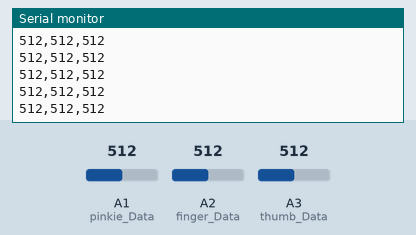
The sketch below on a simulated Arduino Uno, built with avr-gcc and run on an emulated ATmega328P. Parts: the last lines printed to the serial monitor. The inputs (shaded band) are chosen by the test bench; at power-on: A2 (finger_Data) = 512, A1 (pinkie_Data) = 512, A3 (thumb_Data) = 512.

Above: at 3.2 s.
3.3 s: A2 (finger_Data) set to 988
At 3.36 s:
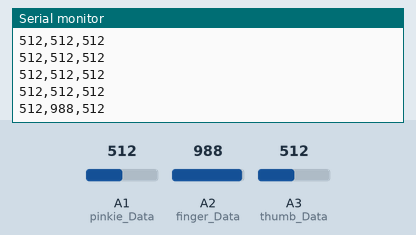
6.3 s: A2 (finger_Data) set to 1012
At 6.31 s:
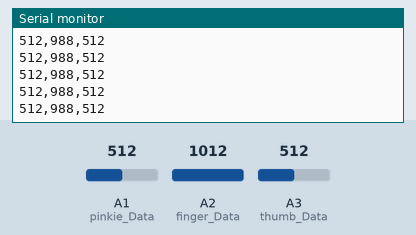
Timing chart, 0 to 9.3 s (numbered marks = the images above; inputs shaded):
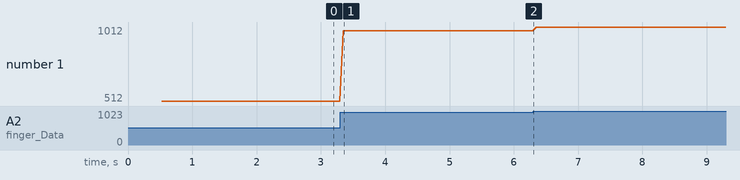

Measured:
- after the input at 3.3 s, the serial monitor: prints a new line after 0.05 s (image 1)
- plotted number 1: 512 → 988 after the input at 3.3 s, 988 → 1012 after the input at 6.3 s

The sketch:

finger_senseor_calibration.ino
```cpp
#include <Wire.h>

// Flex sensor analog pins
const int pinkie_Data = A1;
const int finger_Data = A2;
const int thumb_Data = A3;

// Sensor readings
int pinkie = 0;
int finger = 0;
int thumb = 0;

// Calibration values (adjust as needed)
int thumb_high = 960;
int thumb_low = 870;
int finger_high = 915;
int finger_low = 827;
int pinkie_high = 950;
int pinkie_low = 850;

int response_time = 50;  // sampling delay (ms) — faster plot, smaller delay

void setup() {
  Serial.begin(9600);   // faster baud for smooth plot
  delay(500);
  Serial.println("thumb,finger,pinkie"); // column labels for Serial Plotter
}

void loop() {
  // Read sensor values
  pinkie = analogRead(pinkie_Data);
  finger = analogRead(finger_Data);
  thumb = analogRead(thumb_Data);

  // === Print in CSV format for Serial Plotter ===
  Serial.print(thumb);
  Serial.print(",");
  Serial.print(finger);
  Serial.print(",");
  Serial.println(pinkie);

  // (Optional) you can visualise thresholds too:
  // Serial.print(",");
  // Serial.print(thumb_high);
  // Serial.print(",");
  // Serial.print(thumb_low);
  // Serial.print(",");
  // Serial.print(finger_high);
  // Serial.print(",");
  // Serial.print(finger_low);
  // Serial.print(",");
  // Serial.print(pinkie_high);
  // Serial.print(",");
  // Serial.println(pinkie_low);

  delay(response_time);
}
```
